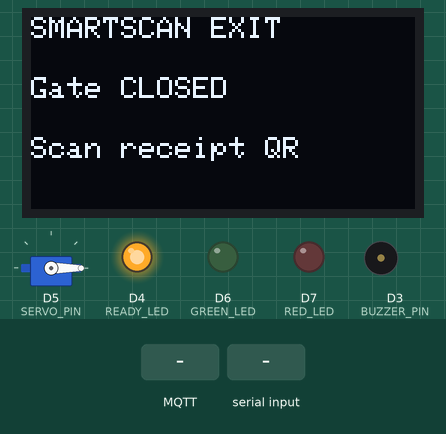
Recording of a sketch running on a simulated ESP8266 (NodeMCU). On the bench: 128×64 one-colour display, servo, output pins drawn as LEDs (lit = HIGH), buzzer (waves = sounding, pin HIGH). The inputs (shaded band) are chosen by the test bench. WiFi joins after 1.5 s; servers stay silent unless stated; no MQTT or app messages arrive unless stated; what the sketch prints to the serial monitor is not drawn.

Above: at 4.1 s.
4.2 s: MQTT message "ALLOW" arrives on the first subscribed topic
At 5.4 s:
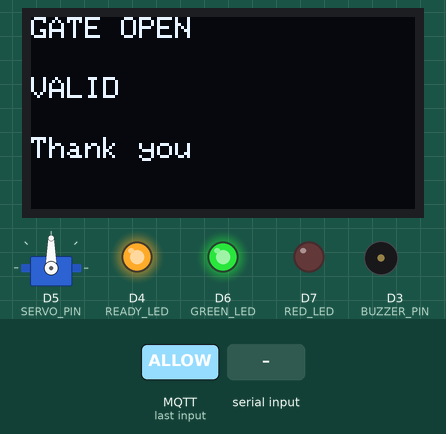
6.0 s: MQTT message "DENY" arrives on the first subscribed topic
At 7.5 s:
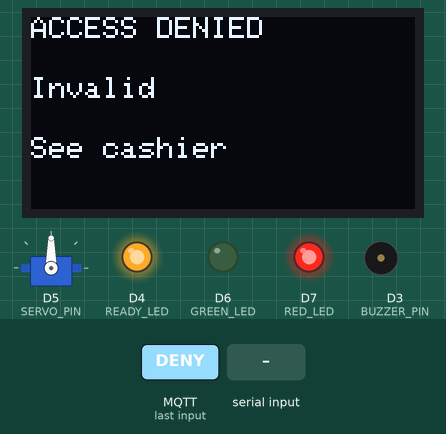
8.0 s: "{\n" received over Serial
At 10.7 s:
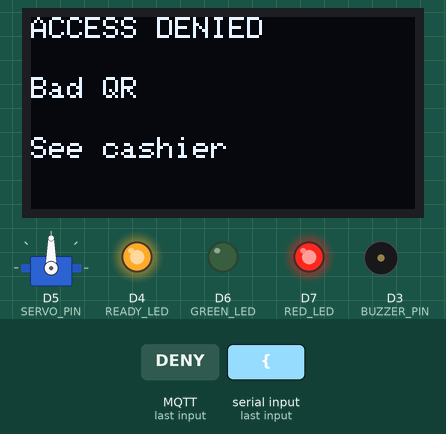
11.0 s: MQTT message "OPEN" arrives on the first subscribed topic
At 12.6 s:
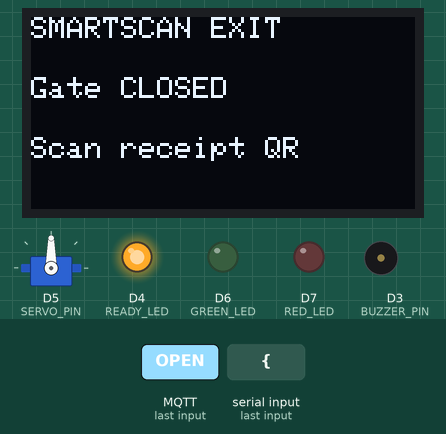
12.8 s: "ALLOW\n" received over Serial
At 13.2 s:
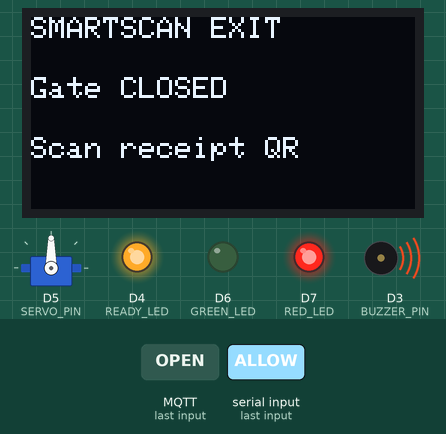
14.8 s: MQTT message "CLOSED" arrives on the first subscribed topic
At 15.2 s:
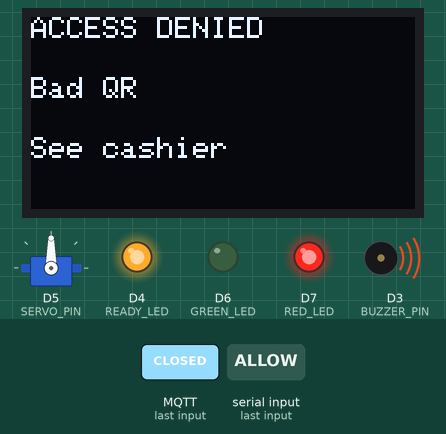
Timing chart, 0 to 19.3 s (numbered marks = the images above; inputs shaded):
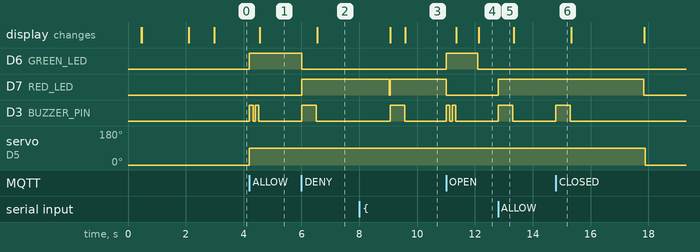

The sketch:

esp32_exit_gate.ino
```cpp
#include <ESP8266WiFi.h>
#include <PubSubClient.h>
#include <Servo.h>
#include <Wire.h>
#include <Adafruit_GFX.h>
#include <Adafruit_SSD1306.h>

// =====================================================
// SMARTSCAN EXIT GATE
// ESP8266 NODEMCU + OLED + SERVO + LEDs + BUZZER
// Scan receipt QR (USB/serial scanner or MQTT) → backend verifies → gate opens
// =====================================================

const char* WIFI_SSID = "net";
const char* WIFI_PASSWORD = "1234567890";

const char* MQTT_SERVER = "broker.emqx.io";
const int MQTT_PORT = 1883;

// QR / receipt payloads go to the backend bridge
const char* MQTT_EXIT_SCAN_TOPIC = "smartscan/exit/scan";
// ALLOW / DENY commands come back from the backend
const char* MQTT_EXIT_COMMAND_TOPIC = "smartscan/exit/command";
const char* MQTT_STATUS_TOPIC = "smartscan/exit/status";

const char* DEVICE_NAME = "SMARTSCAN-EXIT-01";
const char* DEVICE_API_KEY = "5aef2560f2e82b80dc7fe02a533c85cf33950853";

#define OLED_SDA D2
#define OLED_SCL D1
#define SCREEN_WIDTH 128
#define SCREEN_HEIGHT 64
#define OLED_ADDRESS 0x3C

#define SERVO_PIN D5
#define GREEN_LED D6
#define RED_LED D7
#define BUZZER_PIN D3
#define READY_LED D4

#define GATE_CLOSED_ANGLE 0
#define GATE_OPEN_ANGLE 90
#define GATE_OPEN_MS 5000

Adafruit_SSD1306 display(SCREEN_WIDTH, SCREEN_HEIGHT, &Wire, -1);
WiFiClient espClient;
PubSubClient mqttClient(espClient);
Servo gateServo;

String serialBuffer = "";
unsigned long gateCloseAt = 0;
bool gateOpen = false;

void mqttPump(unsigned long ms) {
  unsigned long start = millis();
  while (millis() - start < ms) {
    if (mqttClient.connected()) mqttClient.loop();
    delay(10);
    yield();
  }
}

void showOLED(String line1, String line2 = "", String line3 = "") {
  display.clearDisplay();
  display.setTextColor(SSD1306_WHITE);
  display.setTextSize(1);
  display.setCursor(0, 0);
  display.println(line1);
  display.setCursor(0, 20);
  display.println(line2);
  display.setCursor(0, 40);
  display.println(line3);
  display.display();
}

void beepShort() {
  digitalWrite(BUZZER_PIN, HIGH);
  mqttPump(120);
  digitalWrite(BUZZER_PIN, LOW);
}

void beepError() {
  digitalWrite(BUZZER_PIN, HIGH);
  mqttPump(500);
  digitalWrite(BUZZER_PIN, LOW);
}

void beepSuccess() {
  beepShort();
  mqttPump(80);
  beepShort();
}

void setLeds(bool green, bool red) {
  digitalWrite(GREEN_LED, green ? HIGH : LOW);
  digitalWrite(RED_LED, red ? HIGH : LOW);
}

void closeGate() {
  gateServo.write(GATE_CLOSED_ANGLE);
  gateOpen = false;
  gateCloseAt = 0;
  setLeds(false, false);
  showOLED("SMARTSCAN EXIT", "Gate CLOSED", "Scan receipt QR");
}

void openGate(String message) {
  gateServo.write(GATE_OPEN_ANGLE);
  gateOpen = true;
  gateCloseAt = millis() + GATE_OPEN_MS;
  setLeds(true, false);
  beepSuccess();
  showOLED("GATE OPEN", message.length() ? message : "Valid receipt", "Thank you");
}

void denyGate(String message) {
  setLeds(false, true);
  beepError();
  showOLED("ACCESS DENIED", message.length() ? message : "Invalid receipt", "See cashier");
  mqttPump(2500);
  setLeds(false, false);
  showOLED("SMARTSCAN EXIT", "Gate CLOSED", "Scan receipt QR");
}

void sendStatus(String status) {
  if (!mqttClient.connected()) return;
  String message = "{";
  message += "\"device\":\"";
  message += DEVICE_NAME;
  message += "\",\"status\":\"";
  message += status;
  message += "\"}";
  mqttClient.publish(MQTT_STATUS_TOPIC, message.c_str());
}

void publishExitScan(String qrPayload) {
  if (!mqttClient.connected()) {
    Serial.println("MQTT NOT CONNECTED");
    showOLED("MQTT ERROR", "Not connected", "Retrying...");
    return;
  }

  qrPayload.trim();
  if (qrPayload.length() < 8) {
    denyGate("Bad QR");
    return;
  }

  String message = "{";
  message += "\"device\":\"";
  message += DEVICE_NAME;
  message += "\",\"deviceKey\":\"";
  message += DEVICE_API_KEY;
  message += "\",\"qrPayload\":\"";
  // Escape quotes in payload
  for (unsigned int i = 0; i < qrPayload.length(); i++) {
    char c = qrPayload[i];
    if (c == '"' || c == '\\') message += '\\';
    message += c;
  }
  message += "\"}";

  Serial.println("EXIT SCAN → MQTT");
  Serial.println(qrPayload);

  bool ok = mqttClient.publish(MQTT_EXIT_SCAN_TOPIC, message.c_str());
  showOLED("CHECKING...", "Receipt QR sent", ok ? "Wait for verify" : "Publish failed");
  setLeds(false, false);
}

void handleExitCommand(String raw) {
  raw.trim();
  String upper = raw;
  upper.toUpperCase();

  String command = upper;
  String message = "";

  // Accept plain ALLOW/DENY or JSON {"command":"ALLOW","message":"..."}
  if (raw.startsWith("{")) {
    int cPos = upper.indexOf("\"COMMAND\"");
    if (cPos >= 0) {
      int colon = upper.indexOf(':', cPos);
      int q1 = upper.indexOf('"', colon + 1);
      int q2 = upper.indexOf('"', q1 + 1);
      if (q1 >= 0 && q2 > q1) command = upper.substring(q1 + 1, q2);
    }
    int mPos = raw.indexOf("\"message\"");
    if (mPos < 0) mPos = raw.indexOf("\"Message\"");
    if (mPos >= 0) {
      int colon = raw.indexOf(':', mPos);
      int q1 = raw.indexOf('"', colon + 1);
      int q2 = raw.indexOf('"', q1 + 1);
      if (q1 >= 0 && q2 > q1) message = raw.substring(q1 + 1, q2);
    }
  }

  Serial.print("EXIT COMMAND: ");
  Serial.println(command);

  if (command.indexOf("ALLOW") >= 0 || command.indexOf("OPEN") >= 0 || command == "SUCCESS") {
    openGate(message.length() ? message : "VALID");
  } else if (command.indexOf("DENY") >= 0 || command.indexOf("CLOSED") >= 0 || command.indexOf("FAIL") >= 0) {
    denyGate(message.length() ? message : "Invalid");
  } else if (command == "READY") {
    closeGate();
  } else {
    Serial.println("Unknown exit command");
  }
}

void mqttCallback(char* topic, byte* payload, unsigned int length) {
  String command = "";
  for (unsigned int i = 0; i < length; i++) {
    command += (char)payload[i];
  }
  Serial.println("MQTT EXIT MSG");
  Serial.println(command);
  handleExitCommand(command);
}

void connectWiFi() {
  showOLED("SMARTSCAN EXIT", "Connecting WiFi", WIFI_SSID);
  WiFi.mode(WIFI_STA);
  WiFi.begin(WIFI_SSID, WIFI_PASSWORD);

  unsigned long start = millis();
  while (WiFi.status() != WL_CONNECTED && millis() - start < 20000) {
    delay(400);
    Serial.print(".");
  }
  Serial.println();

  if (WiFi.status() == WL_CONNECTED) {
    digitalWrite(READY_LED, HIGH);
    showOLED("WIFI OK", WiFi.localIP().toString(), "MQTT...");
    mqttPump(800);
  } else {
    digitalWrite(READY_LED, LOW);
    showOLED("WIFI FAILED", "Check SSID/pass", "Retrying loop");
  }
}

void connectMQTT() {
  if (WiFi.status() != WL_CONNECTED) return;

  while (!mqttClient.connected()) {
    Serial.println("Connecting MQTT...");
    String clientId = String(DEVICE_NAME) + "-" + String(ESP.getChipId(), HEX);
    if (mqttClient.connect(clientId.c_str())) {
      Serial.println("MQTT CONNECTED");
      mqttClient.subscribe(MQTT_EXIT_COMMAND_TOPIC);
      sendStatus("ONLINE");
      closeGate();
    } else {
      Serial.print("MQTT fail state=");
      Serial.println(mqttClient.state());
      mqttPump(2500);
    }
  }
}

void readSerialQr() {
  while (Serial.available()) {
    char c = (char)Serial.read();
    if (c == '\n' || c == '\r') {
      if (serialBuffer.length() > 0) {
        publishExitScan(serialBuffer);
        serialBuffer = "";
      }
    } else if (isPrintable(c)) {
      serialBuffer += c;
      if (serialBuffer.length() > 240) serialBuffer = "";
    }
  }
}

void setup() {
  Serial.begin(115200);
  delay(400);

  pinMode(GREEN_LED, OUTPUT);
  pinMode(RED_LED, OUTPUT);
  pinMode(BUZZER_PIN, OUTPUT);
  pinMode(READY_LED, OUTPUT);
  setLeds(false, false);
  digitalWrite(BUZZER_PIN, LOW);
  digitalWrite(READY_LED, LOW);

  Wire.begin(OLED_SDA, OLED_SCL);
  if (!display.begin(SSD1306_SWITCHCAPVCC, OLED_ADDRESS)) {
    Serial.println("OLED NOT DETECTED");
  } else {
    showOLED("SMARTSCAN EXIT", "Starting...", "Please wait");
  }

  gateServo.attach(SERVO_PIN);
  gateServo.write(GATE_CLOSED_ANGLE);

  connectWiFi();

  mqttClient.setServer(MQTT_SERVER, MQTT_PORT);
  mqttClient.setCallback(mqttCallback);
  mqttClient.setBufferSize(1024);
  connectMQTT();

  Serial.println("SMARTSCAN EXIT GATE READY");
  Serial.println("Paste/scan receipt QR ending with Enter");
}

void loop() {
  if (WiFi.status() != WL_CONNECTED) {
    digitalWrite(READY_LED, LOW);
    connectWiFi();
  } else {
    digitalWrite(READY_LED, HIGH);
  }

  if (!mqttClient.connected()) connectMQTT();
  mqttClient.loop();

  readSerialQr();

  if (gateOpen && gateCloseAt > 0 && millis() >= gateCloseAt) {
    closeGate();
  }

  delay(10);
}
```

Measured:
- after the input at 4.2 s, D6 (GREEN_LED): LOW → HIGH at once; D3 (BUZZER_PIN): alternates HIGH for 0.12 s and LOW for 0.08 s, 4 changes in all, then stays LOW, starting at once; servo on D5 (SERVO_PIN): 0° → 90° at once; the display: changes after 0.35 s (image 1)
- after the input at 6.0 s, D6 (GREEN_LED): HIGH → LOW at once; D7 (RED_LED): LOW → HIGH at once; D3 (BUZZER_PIN): LOW → HIGH at once, → LOW 0.50 s later; the display: changes after 0.54 s (image 2)
- after the input at 8.0 s, D3 (BUZZER_PIN): LOW → HIGH after 1.1 s, → LOW 0.50 s later; servo on D5 (SERVO_PIN): stays 90° (without the input it goes to 0° after 1.2 s); the display: first differs from a run without the input after 1.6 s (image 3)
- after the input at 11.0 s, D6 (GREEN_LED): LOW → HIGH at once, → LOW 1.1 s later; D7 (RED_LED): HIGH → LOW after 0.00 s instead of 1.1 s
- after the input at 12.8 s, D7 (RED_LED): LOW → HIGH at once; D3 (BUZZER_PIN): LOW → HIGH at once, → LOW 0.50 s later
- after the input at 14.8 s, D7 (RED_LED): HIGH → LOW after 3.0 s instead of 1.0 s; D3 (BUZZER_PIN): LOW → HIGH at once, → LOW 0.50 s later; servo on D5 (SERVO_PIN): 90° → 0° after 3.1 s instead of 1.2 s
